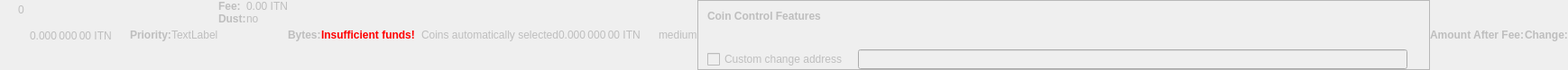
    <widget class="QWidget" name="dummyHideWidget" native="true">
     <property name="enabled">
      <bool>false</bool>
     </property>
     <property name="maximumSize">
      <size>
       <width>100</width>
       <height>16</height>
      </size>
     </property>
     <layout class="QHBoxLayout" name="dummyHideLayout">
      <property name="spacing">
       <number>0</number>
      </property>
      <property name="leftMargin">
       <number>0</number>
      </property>
      <property name="topMargin">
       <number>0</number>
      </property>
      <property name="rightMargin">
       <number>0</number>
      </property>
      <property name="bottomMargin">
       <number>0</number>
      </property>
      <item>
       <layout class="QFormLayout" name="formLayoutCoinControl1">
        <property name="horizontalSpacing">
         <number>10</number>
        </property>
        <property name="verticalSpacing">
         <number>14</number>
        </property>
        <property name="leftMargin">
         <number>10</number>
        </property>
        <property name="topMargin">
         <number>4</number>
        </property>
        <property name="rightMargin">
         <number>6</number>
        </property>
        <item row="0" column="1">
         <widget class="QLabel" name="labelCoinControlBytes">
          <property name="cursor">
           <cursorShape>IBeamCursor</cursorShape>
          </property>
          <property name="contextMenuPolicy">
           <enum>Qt::ActionsContextMenu</enum>
          </property>
          <property name="text">
           <string notr="true">0</string>
          </property>
          <property name="textInteractionFlags">
           <set>Qt::LinksAccessibleByMouse|Qt::TextSelectableByKeyboard|Qt::TextSelectableByMouse</set>
          </property>
         </widget>
        </item>
       </layout>
      </item>
      <item>
       <widget class="QLabel" name="labelCoinControlAfterFee">
        <property name="enabled">
         <bool>false</bool>
        </property>
        <property name="sizePolicy">
         <sizepolicy hsizetype="Fixed" vsizetype="Fixed">
          <horstretch>0</horstretch>
          <verstretch>0</verstretch>
         </sizepolicy>
        </property>
        <property name="minimumSize">
         <size>
          <width>111</width>
          <height>12</height>
         </size>
        </property>
        <property name="maximumSize">
         <size>
          <width>111</width>
          <height>12</height>
         </size>
        </property>
        <property name="cursor">
         <cursorShape>IBeamCursor</cursorShape>
        </property>
        <property name="contextMenuPolicy">
         <enum>Qt::ActionsContextMenu</enum>
        </property>
        <property name="text">
         <string notr="true">0.000 000 00 ITN</string>
        </property>
        <property name="textInteractionFlags">
         <set>Qt::LinksAccessibleByMouse|Qt::TextSelectableByKeyboard|Qt::TextSelectableByMouse</set>
        </property>
       </widget>
      </item>
      <item>
       <widget class="QLabel" name="labelCoinControlPriorityText">
        <property name="enabled">
         <bool>false</bool>
        </property>
        <property name="font">
         <font>
          <weight>75</weight>
          <bold>true</bold>
         </font>
        </property>
        <property name="text">
         <string>Priority:</string>
        </property>
       </widget>
      </item>
      <item>
       <layout class="QHBoxLayout" name="horizontalLayout">
        <item>
         <widget class="QLabel" name="WarningLabel">
          <property name="text">
           <string>TextLabel</string>
          </property>
         </widget>
        </item>
       </layout>
      </item>
      <item>
       <layout class="QFormLayout" name="formLayoutCoinControl3">
        <property name="horizontalSpacing">
         <number>0</number>
        </property>
        <property name="verticalSpacing">
         <number>0</number>
        </property>
        <property name="leftMargin">
         <number>0</number>
        </property>
        <property name="topMargin">
         <number>0</number>
        </property>
        <property name="rightMargin">
         <number>0</number>
        </property>
        <item row="0" column="0">
         <widget class="QLabel" name="labelCoinControlFeeText">
          <property name="enabled">
           <bool>false</bool>
          </property>
          <property name="font">
           <font>
            <weight>75</weight>
            <bold>true</bold>
           </font>
          </property>
          <property name="text">
           <string>Fee:</string>
          </property>
          <property name="margin">
           <number>0</number>
          </property>
         </widget>
        </item>
        <item row="0" column="1">
         <widget class="QLabel" name="labelCoinControlFee">
          <property name="enabled">
           <bool>false</bool>
          </property>
          <property name="cursor">
           <cursorShape>IBeamCursor</cursorShape>
          </property>
          <property name="contextMenuPolicy">
           <enum>Qt::ActionsContextMenu</enum>
          </property>
          <property name="text">
           <string notr="true">0.00 ITN</string>
          </property>
          <property name="textInteractionFlags">
           <set>Qt::LinksAccessibleByMouse|Qt::TextSelectableByKeyboard|Qt::TextSelectableByMouse</set>
          </property>
         </widget>
        </item>
        <item row="1" column="0">
         <widget class="QLabel" name="labelCoinControlLowOutputText">
          <property name="enabled">
           <bool>false</bool>
          </property>
          <property name="font">
           <font>
            <weight>75</weight>
            <bold>true</bold>
           </font>
          </property>
          <property name="text">
           <string>Dust:</string>
          </property>
         </widget>
        </item>
        <item row="1" column="1">
         <widget class="QLabel" name="labelCoinControlLowOutput">
          <property name="enabled">
           <bool>false</bool>
          </property>
          <property name="cursor">
           <cursorShape>IBeamCursor</cursorShape>
          </property>
          <property name="contextMenuPolicy">
           <enum>Qt::ActionsContextMenu</enum>
          </property>
          <property name="text">
           <string>no</string>
          </property>
          <property name="textInteractionFlags">
           <set>Qt::LinksAccessibleByMouse|Qt::TextSelectableByKeyboard|Qt::TextSelectableByMouse</set>
          </property>
         </widget>
        </item>
       </layout>
      </item>
      <item>
       <widget class="QLabel" name="labelCoinControlBytesText">
        <property name="enabled">
         <bool>false</bool>
        </property>
        <property name="font">
         <font>
          <weight>75</weight>
          <bold>true</bold>
         </font>
        </property>
        <property name="text">
         <string>Bytes:</string>
        </property>
       </widget>
      </item>
      <item>
       <layout class="QFormLayout" name="formLayoutCoinControl2">
        <property name="horizontalSpacing">
         <number>0</number>
        </property>
        <property name="verticalSpacing">
         <number>0</number>
        </property>
        <property name="leftMargin">
         <number>0</number>
        </property>
        <property name="topMargin">
         <number>0</number>
        </property>
        <property name="rightMargin">
         <number>0</number>
        </property>
       </layout>
      </item>
      <item>
       <layout class="QHBoxLayout" name="horizontalLayoutCoinControl2">
        <property name="spacing">
         <number>0</number>
        </property>
        <property name="bottomMargin">
         <number>0</number>
        </property>
       </layout>
      </item>
      <item>
       <widget class="QLabel" name="labelCoinControlInsuffFunds">
        <property name="enabled">
         <bool>false</bool>
        </property>
        <property name="minimumSize">
         <size>
          <width>0</width>
          <height>0</height>
         </size>
        </property>
        <property name="font">
         <font>
          <weight>75</weight>
          <bold>true</bold>
         </font>
        </property>
        <property name="styleSheet">
         <string notr="true">color:red;font-weight:bold;</string>
        </property>
        <property name="text">
         <string>Insufficient funds!</string>
        </property>
        <property name="margin">
         <number>5</number>
        </property>
       </widget>
      </item>
      <item>
       <layout class="QFormLayout" name="formLayoutCoinControl4">
        <property name="horizontalSpacing">
         <number>0</number>
        </property>
        <property name="verticalSpacing">
         <number>0</number>
        </property>
        <property name="leftMargin">
         <number>0</number>
        </property>
        <property name="topMargin">
         <number>0</number>
        </property>
        <property name="rightMargin">
         <number>0</number>
        </property>
       </layout>
      </item>
      <item>
       <widget class="QLabel" name="labelCoinControlChangeLabel">
        <property name="enabled">
         <bool>false</bool>
        </property>
        <property name="sizePolicy">
         <sizepolicy hsizetype="Preferred" vsizetype="Expanding">
          <horstretch>0</horstretch>
          <verstretch>0</verstretch>
         </sizepolicy>
        </property>
        <property name="minimumSize">
         <size>
          <width>0</width>
          <height>0</height>
         </size>
        </property>
        <property name="text">
         <string/>
        </property>
        <property name="margin">
         <number>3</number>
        </property>
       </widget>
      </item>
      <item>
       <widget class="QLabel" name="labelCoinControlAutomaticallySelected">
        <property name="enabled">
         <bool>false</bool>
        </property>
        <property name="sizePolicy">
         <sizepolicy hsizetype="Fixed" vsizetype="Fixed">
          <horstretch>0</horstretch>
          <verstretch>0</verstretch>
         </sizepolicy>
        </property>
        <property name="minimumSize">
         <size>
          <width>0</width>
          <height>0</height>
         </size>
        </property>
        <property name="maximumSize">
         <size>
          <width>240</width>
          <height>16777215</height>
         </size>
        </property>
        <property name="text">
         <string>Coins automatically selected</string>
        </property>
        <property name="margin">
         <number>5</number>
        </property>
       </widget>
      </item>
      <item>
       <widget class="QLabel" name="labelCoinControlChange">
        <property name="enabled">
         <bool>false</bool>
        </property>
        <property name="sizePolicy">
         <sizepolicy hsizetype="Fixed" vsizetype="Fixed">
          <horstretch>0</horstretch>
          <verstretch>0</verstretch>
         </sizepolicy>
        </property>
        <property name="minimumSize">
         <size>
          <width>111</width>
          <height>0</height>
         </size>
        </property>
        <property name="maximumSize">
         <size>
          <width>111</width>
          <height>16777215</height>
         </size>
        </property>
        <property name="cursor">
         <cursorShape>IBeamCursor</cursorShape>
        </property>
        <property name="contextMenuPolicy">
         <enum>Qt::ActionsContextMenu</enum>
        </property>
        <property name="text">
         <string notr="true">0.000 000 00 ITN</string>
        </property>
        <property name="textInteractionFlags">
         <set>Qt::LinksAccessibleByMouse|Qt::TextSelectableByKeyboard|Qt::TextSelectableByMouse</set>
        </property>
       </widget>
      </item>
      <item>
       <widget class="QLabel" name="labelCoinControlPriority">
        <property name="enabled">
         <bool>false</bool>
        </property>
        <property name="cursor">
         <cursorShape>IBeamCursor</cursorShape>
        </property>
        <property name="contextMenuPolicy">
         <enum>Qt::ActionsContextMenu</enum>
        </property>
        <property name="text">
         <string>medium</string>
        </property>
        <property name="textInteractionFlags">
         <set>Qt::LinksAccessibleByMouse|Qt::TextSelectableByKeyboard|Qt::TextSelectableByMouse</set>
        </property>
       </widget>
      </item>
      <item>
       <widget class="QFrame" name="frameCoinControl">
        <property name="sizePolicy">
         <sizepolicy hsizetype="Expanding" vsizetype="Expanding">
          <horstretch>0</horstretch>
          <verstretch>0</verstretch>
         </sizepolicy>
        </property>
        <property name="maximumSize">
         <size>
          <width>16777215</width>
          <height>16777215</height>
         </size>
        </property>
        <property name="frameShape">
         <enum>QFrame::StyledPanel</enum>
        </property>
        <property name="frameShadow">
         <enum>QFrame::Sunken</enum>
        </property>
        <layout class="QVBoxLayout" name="verticalLayoutCoinControl2_2">
         <property name="spacing">
          <number>0</number>
         </property>
         <property name="leftMargin">
          <number>0</number>
         </property>
         <property name="topMargin">
          <number>0</number>
         </property>
         <property name="rightMargin">
          <number>0</number>
         </property>
         <property name="bottomMargin">
          <number>0</number>
         </property>
         <item>
          <layout class="QVBoxLayout" name="verticalLayoutCoinControl" stretch="0,0,0,1">
           <property name="spacing">
            <number>0</number>
           </property>
           <property name="leftMargin">
            <number>10</number>
           </property>
           <property name="topMargin">
            <number>10</number>
           </property>
           <item>
            <layout class="QHBoxLayout" name="horizontalLayoutCoinControl1">
             <property name="bottomMargin">
              <number>15</number>
             </property>
             <item>
              <widget class="QLabel" name="labelCoinControlFeatures">
               <property name="enabled">
                <bool>false</bool>
               </property>
               <property name="sizePolicy">
                <sizepolicy hsizetype="Preferred" vsizetype="Maximum">
                 <horstretch>0</horstretch>
                 <verstretch>0</verstretch>
                </sizepolicy>
               </property>
               <property name="font">
                <font>
                 <weight>75</weight>
                 <bold>true</bold>
                </font>
               </property>
               <property name="styleSheet">
                <string notr="true">font-weight:bold;</string>
               </property>
               <property name="text">
                <string>Coin Control Features</string>
               </property>
              </widget>
             </item>
            </layout>
           </item>
           <item>
            <widget class="QWidget" name="widgetCoinControl" native="true">
             <property name="sizePolicy">
              <sizepolicy hsizetype="Preferred" vsizetype="Preferred">
               <horstretch>0</horstretch>
               <verstretch>0</verstretch>
              </sizepolicy>
             </property>
             <property name="minimumSize">
              <size>
               <width>0</width>
               <height>0</height>
              </size>
             </property>
             <property name="styleSheet">
              <string notr="true"/>
             </property>
             <layout class="QHBoxLayout" name="horizontalLayoutCoinControl5_2">
              <property name="leftMargin">
               <number>0</number>
              </property>
              <property name="topMargin">
               <number>0</number>
              </property>
              <property name="rightMargin">
               <number>0</number>
              </property>
              <property name="bottomMargin">
               <number>0</number>
              </property>
              <item>
               <layout class="QHBoxLayout" name="horizontalLayoutCoinControl3">
                <property name="spacing">
                 <number>20</number>
                </property>
                <property name="topMargin">
                 <number>0</number>
                </property>
                <property name="bottomMargin">
                 <number>10</number>
                </property>
               </layout>
              </item>
             </layout>
            </widget>
           </item>
           <item>
            <layout class="QHBoxLayout" name="horizontalLayoutCoinControl4" stretch="0,0,0">
             <property name="spacing">
              <number>12</number>
             </property>
             <property name="sizeConstraint">
              <enum>QLayout::SetDefaultConstraint</enum>
             </property>
             <property name="topMargin">
              <number>5</number>
             </property>
             <property name="rightMargin">
              <number>5</number>
             </property>
             <item>
              <widget class="QCheckBox" name="checkBoxCoinControlChange">
               <property name="enabled">
                <bool>false</bool>
               </property>
               <property name="toolTip">
                <string>If this is activated, but the change address is empty or invalid, change will be sent to a newly generated address.</string>
               </property>
               <property name="text">
                <string>Custom change address</string>
               </property>
              </widget>
             </item>
             <item>
              <widget class="QValidatedLineEdit" name="lineEditCoinControlChange">
               <property name="enabled">
                <bool>false</bool>
               </property>
               <property name="sizePolicy">
                <sizepolicy hsizetype="Expanding" vsizetype="Fixed">
                 <horstretch>0</horstretch>
                 <verstretch>0</verstretch>
                </sizepolicy>
               </property>
              </widget>
             </item>
             <item>
              <widget class="QLabel" name="labelCoinControlChangeLabel_2">
               <property name="sizePolicy">
                <sizepolicy hsizetype="Preferred" vsizetype="Expanding">
                 <horstretch>0</horstretch>
                 <verstretch>0</verstretch>
                </sizepolicy>
               </property>
               <property name="minimumSize">
                <size>
                 <width>0</width>
                 <height>0</height>
                </size>
               </property>
               <property name="text">
                <string/>
               </property>
               <property name="margin">
                <number>3</number>
               </property>
              </widget>
             </item>
            </layout>
           </item>
           <item>
            <spacer name="verticalSpacerCoinControl">
             <property name="orientation">
              <enum>Qt::Vertical</enum>
             </property>
             <property name="sizeHint" stdset="0">
              <size>
               <width>800</width>
               <height>1</height>
              </size>
             </property>
            </spacer>
           </item>
          </layout>
         </item>
        </layout>
       </widget>
      </item>
      <item>
       <widget class="QLabel" name="labelCoinControlAfterFeeText">
        <property name="enabled">
         <bool>false</bool>
        </property>
        <property name="minimumSize">
         <size>
          <width>0</width>
          <height>0</height>
         </size>
        </property>
        <property name="maximumSize">
         <size>
          <width>16777215</width>
          <height>16777215</height>
         </size>
        </property>
        <property name="font">
         <font>
          <weight>75</weight>
          <bold>true</bold>
         </font>
        </property>
        <property name="text">
         <string>Amount After Fee:</string>
        </property>
        <property name="alignment">
         <set>Qt::AlignLeading|Qt::AlignLeft|Qt::AlignVCenter</set>
        </property>
        <property name="margin">
         <number>0</number>
        </property>
       </widget>
      </item>
      <item>
       <widget class="QLabel" name="labelCoinControlChangeText">
        <property name="enabled">
         <bool>false</bool>
        </property>
        <property name="sizePolicy">
         <sizepolicy hsizetype="Preferred" vsizetype="Preferred">
          <horstretch>0</horstretch>
          <verstretch>0</verstretch>
         </sizepolicy>
        </property>
        <property name="minimumSize">
         <size>
          <width>0</width>
          <height>0</height>
         </size>
        </property>
        <property name="maximumSize">
         <size>
          <width>16777215</width>
          <height>16777215</height>
         </size>
        </property>
        <property name="font">
         <font>
          <weight>75</weight>
          <bold>true</bold>
         </font>
        </property>
        <property name="text">
         <string>Change:</string>
        </property>
        <property name="alignment">
         <set>Qt::AlignLeading|Qt::AlignLeft|Qt::AlignVCenter</set>
        </property>
       </widget>
      </item>
     </layout>
    </widget>
